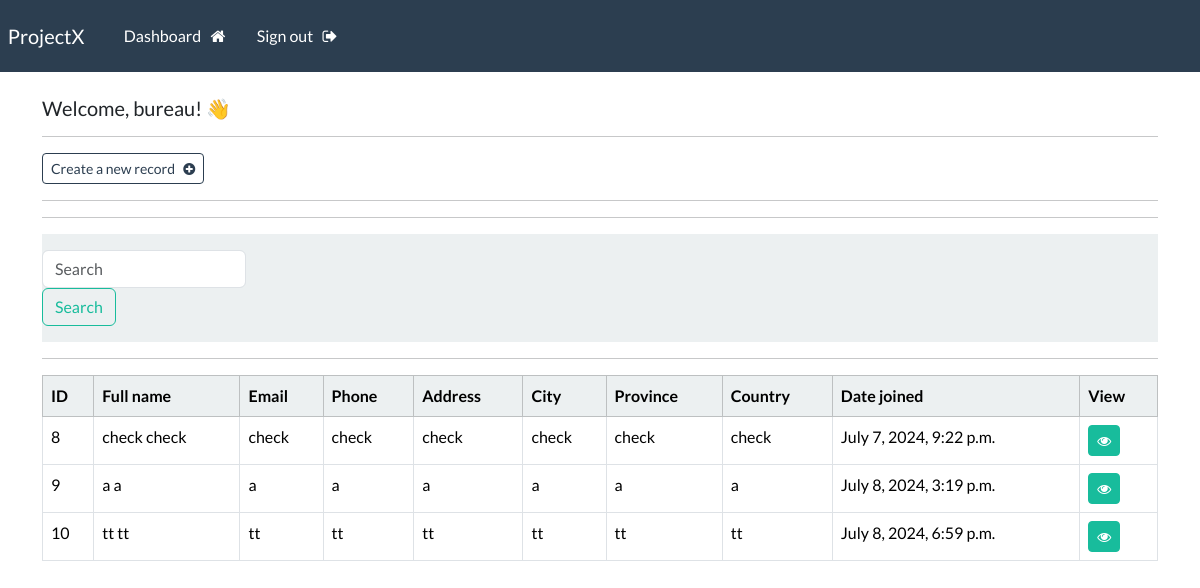
/dashboard (signed in), run on the app's committed database.
### webapp/models.py (models this page shows, shortened)
class Record(models.Model):
    creation_date = models.DateTimeField(auto_now_add=True)
    first_name = models.CharField(max_length=100)
    last_name = models.CharField(max_length=100)
    email = models.CharField(max_length=255)
    phone = models.CharField(max_length=20)
    address = models.CharField(max_length=300)
    city = models.CharField(max_length=255)
    province = models.CharField(max_length=200)
    country = models.CharField(max_length=125)

### webapp/views.py (the view)
# urls.py: path('dashboard', views.dashboard, name="dashboard"),
@login_required(login_url='my-login')
def dashboard(request):
    my_records = Record.objects.all()
    if 'q' in request.GET:
        q = request.GET['q']
        multiple_q = Q(Q(email__icontains=q) | Q(last_name__icontains=q))
        my_records = Record.objects.filter(multiple_q)   #Conforms to the first_name, last_name variable, age in models
    else:
        my_records = Record.objects.all()
    context = {'records': my_records}
    return render(request, 'webapp/dashboard.html', context=context)

### webapp/templates/webapp/dashboard.html
{% extends 'webapp/base.html' %}
{% block content %}
    <h5> Welcome, {{user}}! 👋 </h5>
    <hr>
    <a class="btn btn-outline-primary btn-sm" href="{% url 'create-record' %}">
        Create a new record &nbsp; <i class="fa fa-plus-circle" aria-hidden="true"></i>
    </a>
    <hr>
    <hr>
    <nav class="navbar navbar-light bg-light">
        <form class="form-inline">
          <input class="form-control mr-sm-2" name ="q" type="search" placeholder="Search" aria-label="Search">
          <button class="btn btn-outline-success my-2 my-sm-0" type="submit">Search</button>
        </form>
    </nav>
    <hr>
    <table class="table table-hover table-bordered">
        <thead class="table-light">
            <tr>
                <th scope="col"> ID </th>
                <th scope="col"> Full name </th>
                <th scope="col"> Email </th>
                <th scope="col"> Phone </th>
                <th scope="col"> Address </th>
                <th scope="col"> City </th>
                <th scope="col"> Province </th>
                <th scope="col"> Country </th>
                <th scope="col"> Date joined </th>
                <th scope="col"> View </th>
            </tr>
        </thead>
        <tbody>
        {% if records %}
            {% for record in records %}
            <tr>
                <td> {{record.id}} </td>
                <td> {{record.first_name}}  {{record.last_name}} </td>
                <td> {{record.email}} </td>
                <td> {{record.phone}} </td>
                <td> {{record.address}} </td>
                <td> {{record.city}} </td>
                <td> {{record.province}} </td>
                <td> {{record.country}} </td>
                <td> {{record.creation_date}} </td>
                <td> <a class="btn btn-success btn-sm" href="{% url 'record' record.id %}"> <i class="fa fa-eye" aria-hidden="true"></i> </a> </td>
            </tr>
            {% endfor %}
        {% endif %}
        </tbody>
    </table>
{% endblock %}

### webapp/templates/webapp/base.html (shortened to what this page needs)
{% load static %}
<!DOCTYPE html>
<html>
    <head>
        <link rel="stylesheet" type="text/css" href="https://bootswatch.com/5/flatly/bootstrap.min.css">
        <link rel="stylesheet" type="text/css" href="{% static 'css/styles.css' %}">
        <link rel="stylesheet" href="https://cdnjs.cloudflare.com/ajax/libs/font-awesome/4.7.0/css/font-awesome.min.css">
    </head>
    <body>
        {% include 'webapp/navbar.html' %}
        <div class="container">
            <br>
           {% block content %}
           {% endblock %}
        </div>
    </body>
</html>

### webapp/templates/webapp/navbar.html (shortened to what this page needs)
<nav class="navbar navbar-expand-lg navbar-dark bg-primary justify-content-center">
    <a class="navbar-brand main-heading" href="{% url '' %}">
      &nbsp; ProjectX
    </a>
      <div class="collapse navbar-collapse text-center" id="navbarNavDropdown">
        <ul class="navbar-nav mr-auto">
          {% if user.is_authenticated %}
            <li class="nav-item">
              <a class="nav-link" href="{% url 'dashboard' %}">Dashboard &nbsp; <i class="fa fa-home" aria-hidden="true"></i> </a>
            </li>
            <li class="nav-item">
              <a class="nav-link" href="{% url 'user-logout' %}">Sign out &nbsp; <i class="fa fa-sign-out" aria-hidden="true"></i> </a>
            </li>
        </ul>
        {% endif %}
      </div>
  </nav>

### data on the page
Record: id "8", first_name "check", last_name "check", email "check", phone "check", address "check", city "check", province "check", country "check", creation_date "July 7, 2024, 9:22 p.m."
Record: id "9", first_name "a", last_name "a", email "a", phone "a", address "a", city "a", province "a", country "a", creation_date "July 8, 2024, 3:19 p.m."
Record: id "10", first_name "tt", last_name "tt", email "tt", phone "tt", address "tt", city "tt", province "tt", country "tt", creation_date "July 8, 2024, 6:59 p.m."

### other printed values
{{ user }} "bureau"
